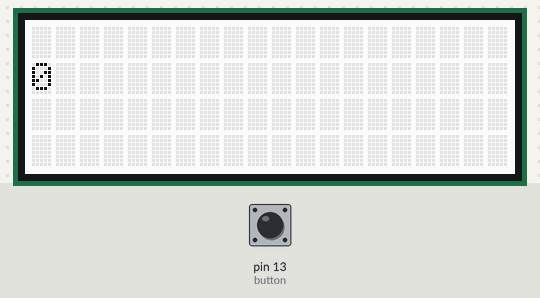
Simulated run of this sketch. Board: Arduino Uno, built with avr-gcc and run on an emulated ATmega328P. On the bench: 20×4 character LCD. The test bench sets the inputs (shaded band); at power-on: pin 13 (button) HIGH.

Above: at 0.1 s.
1.3 s: pin 13 (button) pulled LOW for 1 s
3.8 s: pin 13 (button) pulled LOW for 1 s
At 10.8 s:
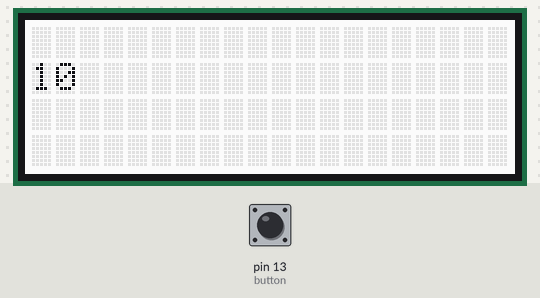
At 11.7 s:
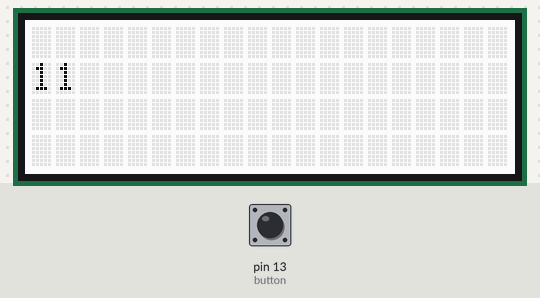
Timing chart, 0 to 12.5 s (numbered marks = the images above; inputs shaded):
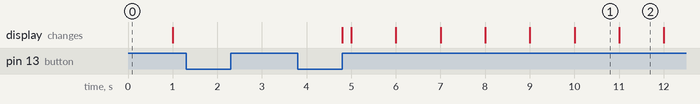

Measured:
- after the input at 1.3 s, every drawn part: stays the same
- after the input at 3.8 s, the display: first changes after 1.0 s (image 1 shows a later state)
- what the display in image 1 shows lasts 1.0 s, from 10.0 s to 11.0 s

The sketch:

stop_watch.ino
```cpp
#include <Wire.h>

#include <SerLCD.h> //Click here to get the library: http://librarymanager/All#SparkFun_SerLCD
SerLCD lcd; // Initialize the library with default I2C address 0x72
int button = 13;
bool stopClock = false;
int buttonCounter = 0;
void setup() {
  Wire.begin();

  lcd.begin(Wire); //Set up the LCD for I2C communication

  lcd.setBacklight(255, 255, 255); //Set backlight to bright white
  lcd.setContrast(5); //Set contrast. Lower to 0 for higher contrast.
  pinMode(button,INPUT_PULLUP);
  lcd.clear(); //Clear the display - this moves the cursor to home position as well
}

void loop() {
  // Set the cursor to column 0, line 1
  // (note: line 1 is the second row, since counting begins with 0):
  lcd.setCursor(0, 1);
  // Print the number of seconds since reset:
  if (!stopClock) {
    lcd.print(millis() / 1000);
  }

  if (buttonCounter == 2) {
    stopClock = false;
    buttonCounter = 0;
  }

  if (digitalRead(button) == LOW) {
    stopClock = true;
    buttonCounter++;
  }
}
```
